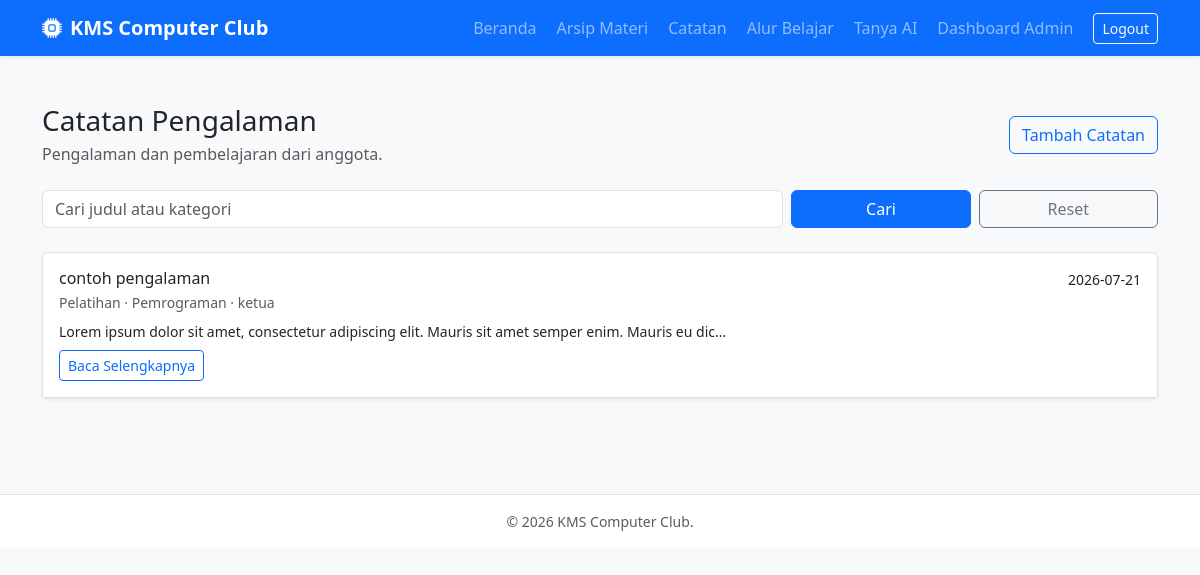
Screenshot of /portal/catatan.php (signed in) with the database file from the repository.
### tables this page shows
CREATE TABLE `catatan_pengalaman` (
  `id_catatan` int(11) NOT NULL,
  `id_user` int(11) NOT NULL,
  `id_approver` int(11) DEFAULT NULL,
  `judul_kegiatan` varchar(255) NOT NULL,
  `jenis_kegiatan` enum('Lomba','Workshop','Pelatihan','Seminar') NOT NULL,
  `kategori` varchar(100) DEFAULT NULL,
  `pengalaman` text DEFAULT NULL,
  `kendala` text DEFAULT NULL,
  `solusi` text DEFAULT NULL,
  `gambar_dokumentasi` varchar(255) DEFAULT NULL,
  `link_tautan` varchar(255) DEFAULT NULL,
  `tags` varchar(255) DEFAULT NULL,
  `status` enum('Pending','Published','Rejected') DEFAULT 'Pending',
  `alasan_reject` text DEFAULT NULL,
  `tgl_unggah` date NOT NULL
);

CREATE TABLE `pengguna` (
  `id_user` int(11) NOT NULL,
  `nama_lengkap` varchar(150) NOT NULL,
  `kelas` varchar(50) NOT NULL,
  `username` varchar(100) NOT NULL,
  `password` varchar(255) NOT NULL,
  `kartu_pelajar` varchar(255) DEFAULT NULL,
  `status_akun` enum('Pending','Aktif','Ditolak') DEFAULT 'Pending',
  `alasan_masuk` text DEFAULT NULL,
  `role` enum('Super Admin','Admin','Anggota') NOT NULL DEFAULT 'Anggota'
);

### portal/catatan.php (the view, shortened to what this page needs)
<?php
require_once '../config/koneksi.php';
$q = trim($_GET['q'] ?? '');
$sql = "SELECT cp.*, p.nama_lengkap
        FROM CATATAN_PENGALAMAN cp
        JOIN PENGGUNA p ON p.id_user = cp.id_user
        WHERE cp.status = 'Published'";
$params = [];
$sql .= ' ORDER BY cp.tgl_unggah DESC, cp.id_catatan DESC';
$stmt = $conn->prepare($sql);
$stmt->execute($params);
$items = $stmt->fetchAll();
?>
<main class="container py-5">
    <div class="d-flex justify-content-between align-items-center mb-4">
        <div>
            <h1 class="h3 mb-1">Catatan Pengalaman</h1>
            <p class="text-muted mb-0">Pengalaman dan pembelajaran dari anggota.</p>
        </div>
        <a class="btn btn-outline-primary" href="tambah_catatan.php">Tambah Catatan</a>
    </div>
    <form class="row g-2 mb-4" method="get">
        <div class="col-md-8">
            <input class="form-control" name="q" value="<?= htmlspecialchars($q) ?>" placeholder="Cari judul atau kategori">
        </div>
        <div class="col-md-2">
            <button class="btn btn-primary w-100">Cari</button>
        </div>
        <div class="col-md-2">
            <a class="btn btn-outline-secondary w-100" href="catatan.php">Reset</a>
        </div>
    </form>
    <div class="list-group shadow-sm">
        <?php foreach ($items as $c): ?>
            <article class="list-group-item py-3">
                <div class="d-flex justify-content-between gap-3">
                    <div>
                        <h2 class="h6 mb-1"><?= htmlspecialchars($c['judul_kegiatan']) ?></h2>
                        <div class="small text-muted mb-2">
                            <?= htmlspecialchars($c['jenis_kegiatan']) ?> · <?= htmlspecialchars($c['kategori'] ?: 'Umum') ?> · <?= htmlspecialchars($c['nama_lengkap']) ?>
                        </div>
                        <p class="mb-2 small">
                            <?= htmlspecialchars(mb_strimwidth(strip_tags($c['pengalaman'] ?? ''), 0, 100, '…')) ?>
                        </p>
                        <button class="btn btn-sm btn-outline-primary" data-bs-toggle="modal" data-bs-target="#catatan<?= $c['id_catatan'] ?>">
                            Baca Selengkapnya
                        </button>
                    </div>
                    <small class="text-nowrap"><?= htmlspecialchars($c['tgl_unggah']) ?></small>
                </div>
            </article>
        <?php endforeach; ?>
    </div>
</main>

### rows the page displays
catatan_pengalaman: judul_kegiatan "contoh pengalaman", jenis_kegiatan "Pelatihan", kategori "Pemrograman", id_user.nama_lengkap "ketua", pengalaman "Lorem ipsum dolor sit amet, consectetur adipiscing elit. Mauris sit amet semper enim. Mauris eu dic…", tgl_unggah "2026-07-21"
